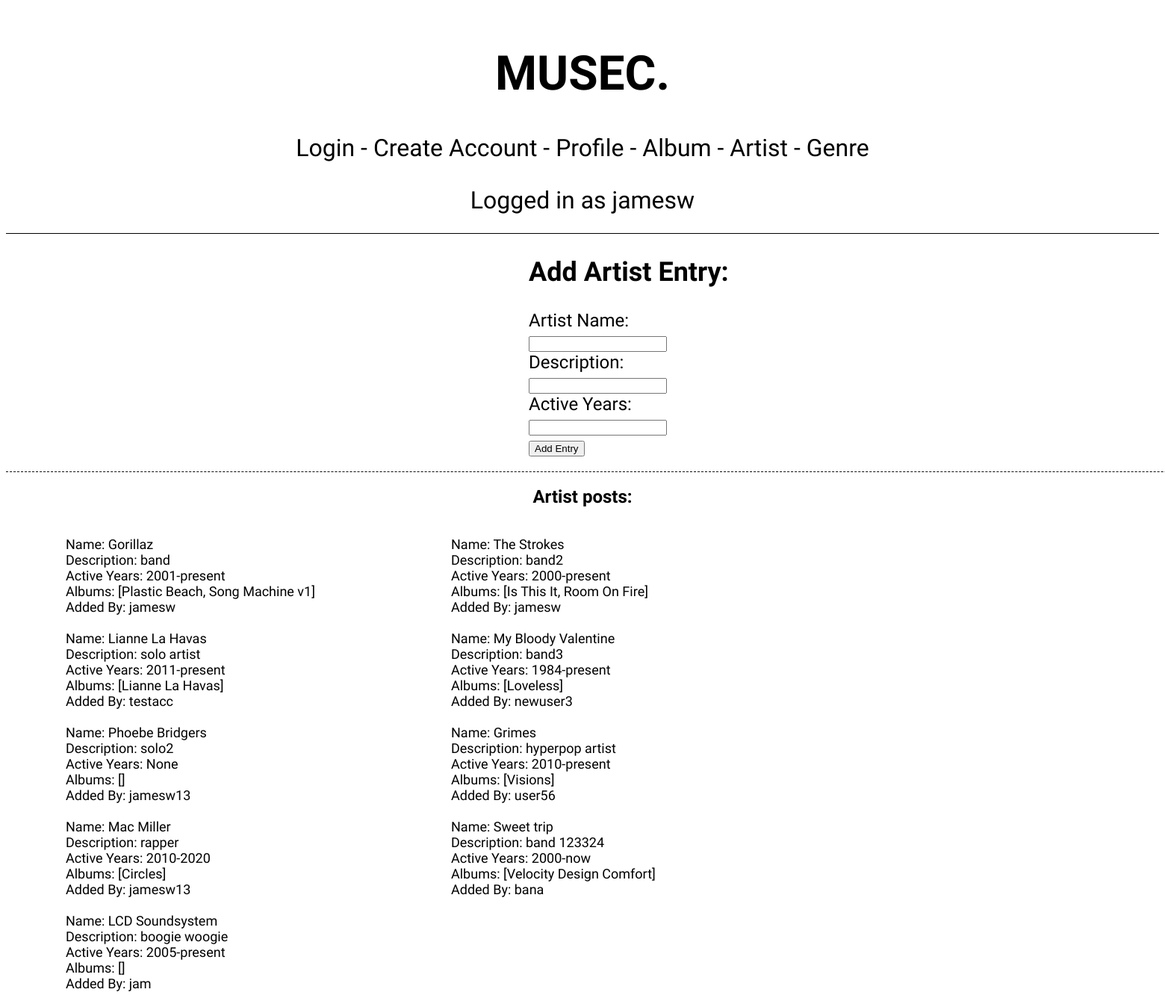
/artist (signed in), run on the app's committed database.
### models.py (models this page shows, shortened)
class User(db.Model):
    __tablename__ = 'User'
    id = db.Column(db.Integer, primary_key = True)
    username = db.Column(db.String())
    password = db.Column(db.String())
    def __repr__(self):
        return self.username

class Artist(db.Model):
    __tablename__ = 'Artist'
    id = db.Column(db.Integer, primary_key = True)
    name = db.Column(db.String())
    photo = db.Column(db.String())
    description = db.Column(db.String())
    activeYears = db.Column(db.String())
    addedBy = db.Column(db.Integer, db.ForeignKey('User.id'))
    albums = db.relationship('Album', backref='Artist')
    user_name = db.relationship('User', backref='Artist')

class Album(db.Model):
    __tablename__ = 'Album'
    id = db.Column(db.Integer, primary_key = True)
    name = db.Column(db.String())
    coverArt = db.Column(db.String())
    releaseDate = db.Column(db.Integer())
    addedBy = db.Column(db.Integer, db.ForeignKey('User.id'))
    artist = db.Column(db.Integer, db.ForeignKey('Artist.id'))
    genres = db.relationship('Genre', secondary=AlbumGenres, back_populates='albums')
    artistName = db.relationship('Artist', backref='Album')
    user_name = db.relationship('User', backref='Album')
    def __repr__(self):
        return self.name

### main.py (the view, shortened to what this page needs)
@app.route('/artist', methods=['POST', 'GET'])
def artist():
    if 'logged_in' not in session:
        return redirect(url_for('create_account'))
    elif 'logged_in' in session:
        user_info = session['logged_in']
        user_id = user_info
        username = models.User.query.filter_by(id=user_id).first_or_404()
    all_artists = models.Artist.query.all()
    return render_template(
        'artist.html',
        username=username,
        allArtists=all_artists)

### templates/artist.html
{% include 'header.html'%}
<div id='add_entry'>
    <h2>Add Artist Entry:</h2>
    <form action = '/artist' method='POST'>
        <label for = 'artist_name'>Artist Name:</label><br>
        <input type = 'text' name='artist_name'><br>
        <label for = 'description'>Description:</label><br>
        <input type = 'text' name='description'><br>
        <label for = 'active_years'>Active Years:</label><br>
        <input type = 'text' name='active_years'><br>
        <input type = 'submit' value = 'Add Entry'>
    </form>
</div>
<div id='post_style'>
    <h2>Artist posts:</h2><br>
    {% for artist in allArtists %}
    <div id='posts'>
        Name: {{artist.name}} <br>
        Description: {{artist.description}} <br>
        Active Years: {{artist.activeYears}}<br>
        Albums: {{artist.albums}}<br>
        Added By: {{artist.user_name.username}}<br><br>
    </div>
    {% endfor %}
</div>

### templates/header.html (shortened to what this page needs)
<!DOCTYPE html>
<html>
<head>
    <link rel="stylesheet" href="{{url_for('static', filename='style.css')}}">
</head>
<div id="navbar">
    <h1>MUSEC.</h1>
    <a href = '/login'>Login</a> -
    <a href = '/'>Create Account</a> -
    <a href = '/profile'>Profile</a> -
    <a href = '/album'>Album</a> -
    <a href = '/artist'>Artist</a> -
    <a href = '/genre'>Genre</a><br>
    <p id='logged_in'>{% if username %} Logged in as {{username}} {% endif %}</p>
</div>
</html>

### static/style.css (style rules this page uses)
#navbar { font-size: xx-large; font-family: 'Comfortaa'; text-align: center; padding: 10px; border-bottom: 1px solid black; }
a:link { text-decoration: none; color: black; }
#logged_in { margin-bottom: 15px; }
#add_entry { font-family: 'Nunito Sans'; font-size: x-large; margin: auto; width: 450px; padding-left: 700px; padding-right: 700px; padding-bottom: 20px; border-bottom: 1px dashed black; }
#post_style { font-family: 'Nunito Sans'; text-align: center; margin: auto; width: 100%; }
#posts { float: left; text-align: left; font-size: large; margin-left: 30px; padding-left: 50px; padding-right: 50px; width: 25%; }

### data on the page
User: username "jamesw"
Artist: name "Gorillaz", description "band", activeYears "2001-present", albums "[Plastic Beach, Song Machine v1]", user_name.username "jamesw"
Artist: name "The Strokes", description "band2", activeYears "2000-present", albums "[Is This It, Room On Fire]", user_name.username "jamesw"
Artist: name "Lianne La Havas", description "solo artist", activeYears "2011-present", albums "[Lianne La Havas]", user_name.username "testacc"
Artist: name "My Bloody Valentine", description "band3", activeYears "1984-present", albums "[Loveless]", user_name.username "newuser3"
Artist: name "Phoebe Bridgers", description "solo2", activeYears "None", albums "[]", user_name.username "jamesw13"
Artist: name "Grimes", description "hyperpop artist", activeYears "2010-present", albums "[Visions]", user_name.username "user56"
Artist: name "Mac Miller", description "rapper", activeYears "2010-2020", albums "[Circles]", user_name.username "jamesw13"
Artist: name "Sweet trip", description "band 123324", activeYears "2000-now", albums "[Velocity Design Comfort]", user_name.username "bana"
Artist: name "LCD Soundsystem", description "boogie woogie", activeYears "2005-present", albums "[]", user_name.username "jam"
